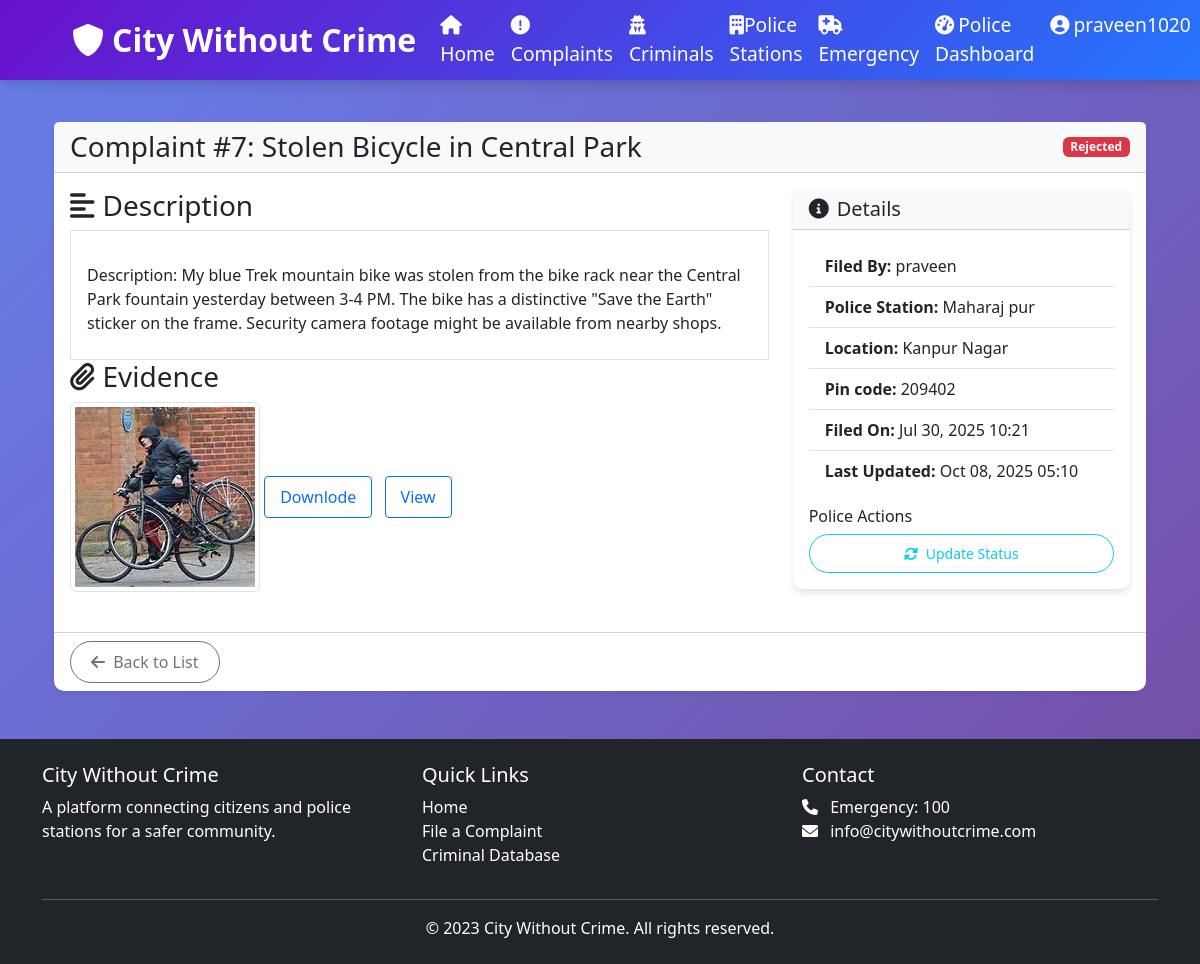
/complaints/7/ (signed in), run on the app's committed database.
### cwc_app/models.py (models this page shows, shortened)
class User(AbstractUser):
    email = models.EmailField(unique=True)  # ✅ Yahan add karein
    is_police = models.BooleanField(default=False)
    is_admin = models.BooleanField(default=False)
    station = models.ForeignKey('PoliceStation', on_delete=models.SET_NULL, null=True, blank=True)
    USERNAME_FIELD = 'username'  # Default hi rahega
    REQUIRED_FIELDS = ['email']  # Email required bana de

class Complaint(models.Model):
    STATUS_CHOICES = [
        ('PENDING', 'Pending'),
        ('IN_PROGRESS', 'In Progress'),
        ('RESOLVED', 'Resolved'),
        ('REJECTED', 'Rejected'),
    ]
    user = models.ForeignKey(User, on_delete=models.CASCADE, related_name='complaints')
    station = models.ForeignKey(PoliceStation, on_delete=models.CASCADE)
    title = models.CharField(max_length=200)
    description = models.TextField()
    location = models.CharField(max_length=200)
    pincode = models.PositiveIntegerField(blank=True, null=True)
    evidence = models.FileField(upload_to='complaint_evidence/',  null=True, blank=True)
    status = models.CharField(max_length=20, choices=STATUS_CHOICES, default='PENDING')
    message=models.CharField(max_length=200,blank=True,null=True)
    created_at = models.DateTimeField(auto_now_add=True)
    updated_at = models.DateTimeField(auto_now=True)

class PoliceStation(models.Model):
    name = models.CharField(max_length=100)
    address = models.TextField()
    contact_number = models.CharField(max_length=15)
    email = models.EmailField()
    jurisdiction = models.CharField(max_length=100)
    created_at = models.DateTimeField(auto_now_add=True)

### cwc_app/views.py (the view)
# urls.py: path('complaints/<int:pk>/', views.complaint_detail, name='complaint_detail'),
@login_required
def complaint_detail(request, pk):
    complaint = get_object_or_404(Complaint, pk=pk)
    if not (request.user == complaint.user or request.user.is_police or request.user.is_admin):
        messages.error(request, 'You are not authorized to view this complaint.')
        return redirect('complaint_list')
    return render(request, 'complaints/detail.html', {'complaint': complaint})

### templates/complaints/detail.html (shortened to what this page needs)
{% extends 'base.html' %}
{% block content %}
<div class="container">
    <div class="card shadow-sm mb-4">
        <div class="card-header bg-light">
            <div class="d-flex justify-content-between align-items-center">
                <h3 class="mb-0">Complaint #{{ complaint.id }}: {{ complaint.title }}</h3>
                <span class="badge
                    {% if complaint.status == 'PENDING' %}bg-secondary
                    {% elif complaint.status == 'IN_PROGRESS' %}bg-info
                    {% elif complaint.status == 'RESOLVED' %}bg-success
                    {% else %}bg-danger{% endif %}">
                    {{ complaint.get_status_display }}
                </span>
            </div>
        </div>
        <div class="card-body">
            <ul class="list-group list-group-flush">
            <div class="row">
                <div class="col-md-8">
                    <h3><i class="fas fa-align-left me-2"></i>Description</h5>
                         <li class="list-group-item">
                    <p class="mb-4">{{ complaint.description|linebreaks }}</p>
                         </li>
                    <h3><i class="fas fa-paperclip me-2"></i>Evidence</h5>
                    {% if complaint.evidence %}
                    <div class="mb-4">
                        {% if complaint.evidence.url|lower|slice:'-4:' == '.pdf' %}
                        <a href="{{ complaint.evidence.url }}" class="btn btn-outline-primary">
                            <i class="fas fa-file-pdf me-1"></i> View PDF Evidence
                        </a>
                        {% else %}
                        <img src="{{ complaint.evidence.url }}" alt="Complaint Evidence"
                             class="img-thumbnail" style="max-height: 300px;">
                             <a href="{{ complaint.evidence.url }}" class="btn btn-outline-primary  me-2" download>Downlode</a>
                             <a href="{{ complaint.evidence.url }}" class="btn btn-outline-primary " target="_blank">View</a>
                        {% endif %}
                    </div>
                    {% else %}
                    <h4 class='text-danger ms-4'> Not available </h1>
                    {% endif %}
                </div>
                <div class="col-md-4">
                    <div class="card">
                        <div class="card-header bg-light">
                            <h5 class="mb-0"><i class="fas fa-info-circle me-2"></i>Details</h5>
                        </div>
                        <div class="card-body">
                            <ul class="list-group list-group-flush">
                                <li class="list-group-item">
                                    <strong>Filed By:</strong> {{ complaint.user.username }}
                                </li>
                                <li class="list-group-item">
                                    <strong>Police Station:</strong> {{ complaint.station.name }}
                                </li>
                                <li class="list-group-item">
                                    <strong>Location:</strong> {{ complaint.location }}
                                </li>
                                <li class="list-group-item">
                                    <strong>Pin code:</strong> {{ complaint.pincode }}
                                </li>
                                <li class="list-group-item">
                                    <strong>Filed On:</strong> {{ complaint.created_at|date:"M d, Y H:i" }}
                                </li>
                                <li class="list-group-item">
                                    <strong>Last Updated:</strong> {{ complaint.updated_at|date:"M d, Y H:i" }}
                                </li>
                            </ul>
                            {% if user.is_police and complaint.status != 'RESOLVED' %}
                            <div class="mt-3">
                                <h6>Police Actions</h6>
                                <div class="btn-group w-100">
                                    <button class="btn btn-sm btn-outline-info" data-bs-toggle="modal"
                                            data-bs-target="#statusModal">
                                        <i class="fas fa-sync-alt me-1"></i> Update Status
                                    </button>
                            {% endif %}
                        </div>
                    </div>
                </div>
            </div>
        </ul>
        </div>
        <div class="card-footer bg-transparent">
            <a href="{% url 'complaint_list' %}" class="btn btn-outline-secondary">
                <i class="fas fa-arrow-left me-1"></i> Back to List
            </a>
        </div>
    </div>
</div>
{% endblock %}

### templates/partials/navbar.html (shortened to what this page needs)
<nav class="navbar navbar-expand-lg navbar-dark bg-primary" >
    <div class="container">
        <a class="navbar-brand" href="{% url 'home' %}">
            <i class="fas fa-shield-alt me-2"></i>City Without Crime
        </a>
        <div class="collapse navbar-collapse nav-links" id="navbarNav">
            <ul class="navbar-nav me-auto">
                <li class="nav-item">
                    <a class="nav-link text-white" href="{% url 'home' %}">
                         <i class="fas fa-home"></i>Home</a>
                </li>
                <li class="nav-item">
                    <a class="nav-link text-white" href="{% url 'complaint_list' %}">
                        <i class="fas fa-exclamation-circle"></i>Complaints</a>
                </li>
                <li class="nav-item">
                    <a class="nav-link text-white" href="{% url 'criminal_list' %}">
                        <i class="fas fa-user-secret"></i> Criminals</a>
                </li>
                {% if user.is_police or user.is_admin %}
                <li class="nav-item">
                    <a class="nav-link text-white" href="{% url 'station_list' %}">
                        <i class="fas fa-building"></i>Police Stations</a>
                </li>
                <li class="nav-item">
                    <a class="nav-link text-white" href="{% url 'emergency_list' %}">
                        <i class="fas fa-ambulance"></i>Emergency</a>
                </li>
                {% endif %}
            </ul>
            <ul class="navbar-nav">
                {% if user.is_authenticated %}
                    {% if user.is_admin %}
                        <li class="nav-item">
                            <a class="nav-link text-white" href="{% url 'admin_dashboard' %}">
                                <i class="fas fa-tachometer-alt me-1"></i>Admin Dashboard
                            </a>
                        </li>
                    {% elif user.is_police %}
                        <li class="nav-item">
                            <a class="nav-link text-white" href="{% url 'police_dashboard' %}">
                                <i class="fas fa-tachometer-alt me-1"></i>Police Dashboard
                            </a>
                        </li>
                    {% endif %}
                    <li class="nav-item dropdown">
                        <a class="nav-link dropdown-toggle text-white" href="#" id="userDropdown" role="button" data-bs-toggle="dropdown">
                            <i class="fas fa-user-circle me-1"></i>{{ user.username }}
                        </a>
                    </li>
                {% endif %}
            </ul>
        </div>
    </div>
</nav><br><br>

### static/css/style.css (style rules this page uses)
:root { --primary-color: #0d6efd; --secondary-color: #f03848; --success-color: #198754; --danger-color: #dc3545; --warning-color: #ffc107; --info-color: #0dcaf0; --light-color: #f8f9fa; --dark-color: #212529; }
body { background: linear-gradient(135deg, #667eea, #764ba2); background-attachment: fixed; min-height: 100vh; font-family: 'Segoe UI', Tahoma, Geneva, Verdana, sans-serif; background-color: #f5f5f5; padding-top: 50px !important; margin: 0; position: relative; cursor: default; }
.card { transition: transform 0.3s ease, box-shadow 0.3s ease; border: none; border-radius: 10px; box-shadow: 0 4px 6px rgba(0, 0, 0, 0.1); }
.btn { border-radius: 50px; padding: 8px 20px; font-weight: 500; }
.navbar { position: fixed; top: 0; left: 0; width: 100%; background: linear-gradient(135deg, #6a11cb 0%, #2575fc 100%); color: white; padding: 3px 5%; display: flex; justify-content: space-between; align-items: center; box-shadow: 0 2px 15px rgba(0, 0, 0, 0.2); z-index: 1000; transition: all 0.3s ease; }
.navbar-brand { font-size: 2rem !important; font-weight: 700; }
.navbar-nav .nav-link { font-size: 1.2rem !important; font-weight: 500; }
.nav-links { display: flex; list-style: none; }
.nav-links a { color: rgb(22, 26, 247); text-decoration: none; font-weight: 500; font-size: 1.1rem; transition: all 0.3s ease; padding: 8px 12px; border-radius: 4px; }
.navbar-nav .dropdown-toggle { font-size: 1.2rem !important; }
.navbar-brand { font-weight: 700; }
.btn i { margin-right: 5px; }
.btn.btn-outline-primary { display: inline-flex; align-items: center; padding: 8px 15px; border-radius: 4px; text-decoration: none; color: #0d6efd; border: 1px solid #0d6efd; background-color: transparent; }

### data on the page
User: username "praveen1020"
Complaint: id "7", title "Stolen Bicycle in Central Park", status "Rejected", description "Description: My blue Trek mountain bike was stolen from the bike rack near the Central Park fountain yesterday between 3-4 PM. The bike has a distinctive \"Save the Earth\" sticker on the frame. Security camera footage might be available from nearby shops.", evidence (picture), user.username "praveen", station.name "Maharaj pur", location "Kanpur Nagar", pincode "209402", created_at "Jul 30, 2025 10:21", updated_at "Oct 08, 2025 05:10"
